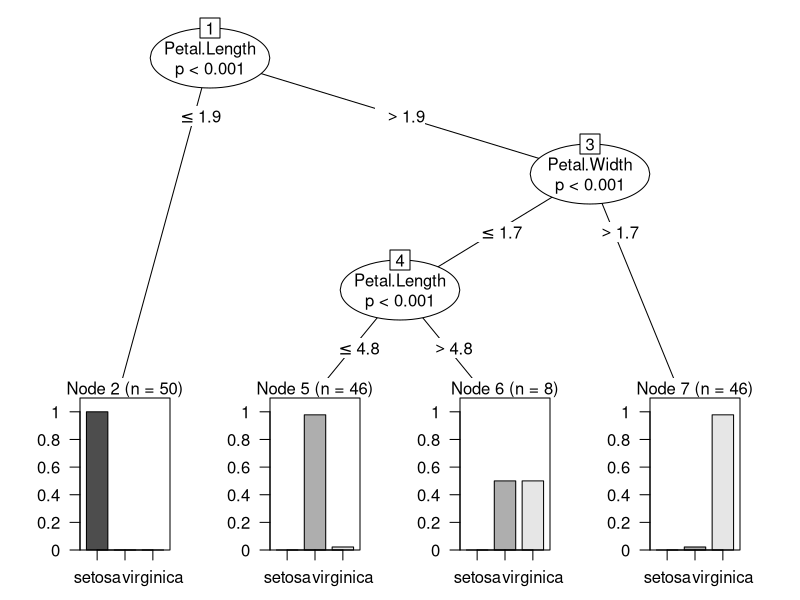
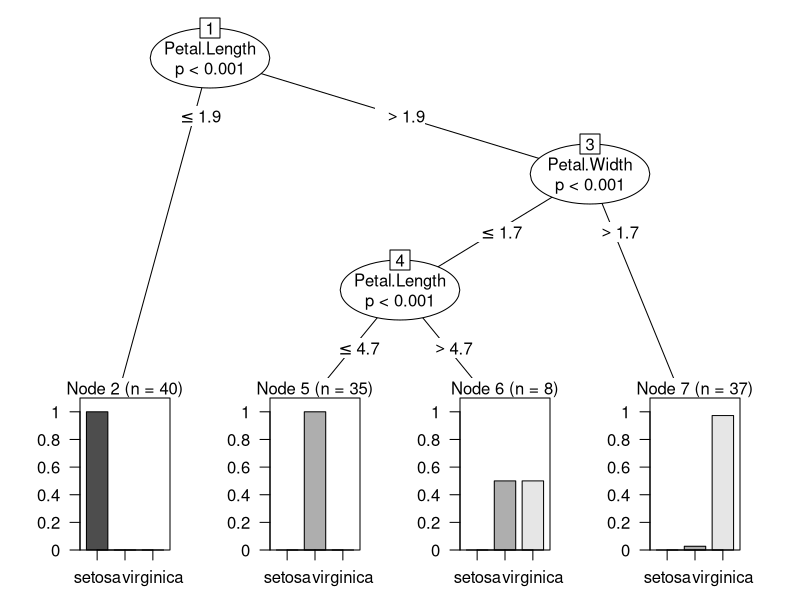

Generate these figures, in order, with R:
setwd("C:\\VS_Workshop\\Sem 6\\Data Mining and Predictive Modelling\\Assignments\\Ass6")

# install.packages("party")
library(party)
# Check for inbuilt datasets by running `data()`
View(iris)
head(iris)
dim(iris)
input_dataset <- iris

# Create the tree.
tree_model <- ctree(Species ~ ., data = input_dataset)
plot(tree_model)

#Conclusion From the decision tree shown above we can conclude that 
# anyone whose
#iris score is less than 38.3 and age is more than 6 is not a native Speaker.

library(datasets)
# installed.packages('caTools')
library(caTools)
library(party)
library(dplyr)
library(magrittr)

#Splitting dataset into 4:1 or 80:20 ratio for train and test data
sample_data <- sample.split(iris, SplitRatio = 0.8)
train_data <- subset(iris, sample_data == TRUE)
test_data <- subset(iris, sample_data == FALSE)

# Create the decision tree model using ctree and plot the model
model <- ctree(Species ~ ., train_data)
plot(model)


# testing the people who are native speakers # and those who are not
predict_model <- predict(model, test_data)
predict_model

# creates a table to count how many are classified
# as native speakers and how many are not
# Basically confusion matrix
conf_matrix <- table(test_data$Species, predict_model)
conf_matrix

# Metrics
paste(conf_matrix[2, ])
paste(conf_matrix[1], conf_matrix[5], conf_matrix[8], conf_matrix[9])
accuracy <- sum(diag(conf_matrix)) / sum(conf_matrix)

paste("Accuracy for test is found to be", accuracy)
